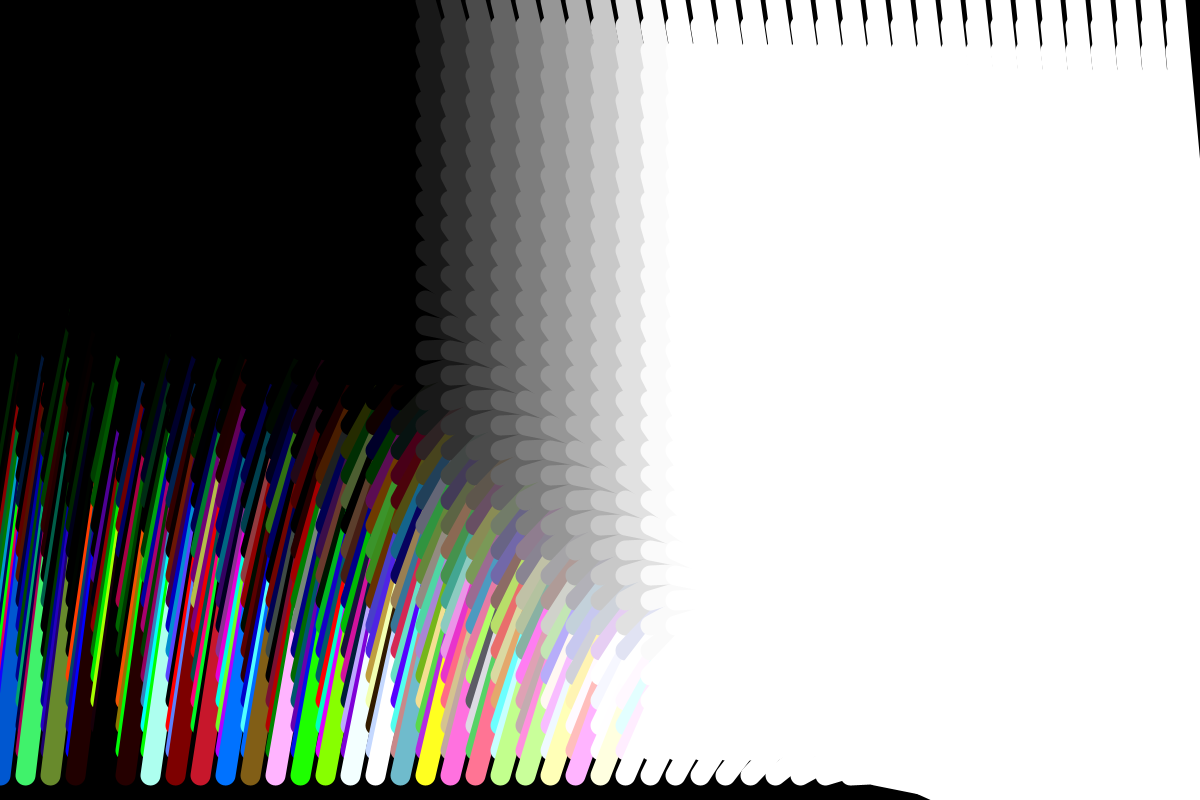
Frame 1 (no input)
Frame 60 (the mouse pressed at the canvas centre just before this capture): identical to frame 1, image omitted
Frame 120 (the mouse held since frame 60 and released just before this capture): identical to frame 1, image omitted

The Processing sketch that drew this single still picture (run headless with seeded random() and noise(); from frame 60 on, the mouse is pressed at the canvas centre):

// Processing sketch: color_white_splash
// ── color_white_splash.pde
void setup() {
  size(1200, 800);
  background(0);
  for (int i=0;i<width;i+=25) {
    for (int j=0;j<height;j+=25){
    strokeWeight(20);
    stroke(random(i-400, j-400), random(i-400, j-400), random(i-400, j-400));
    beginShape();
    vertex(i, j);
    vertex(i+100, i-80);
    endShape();
  }
}
}
void draw() {
}
